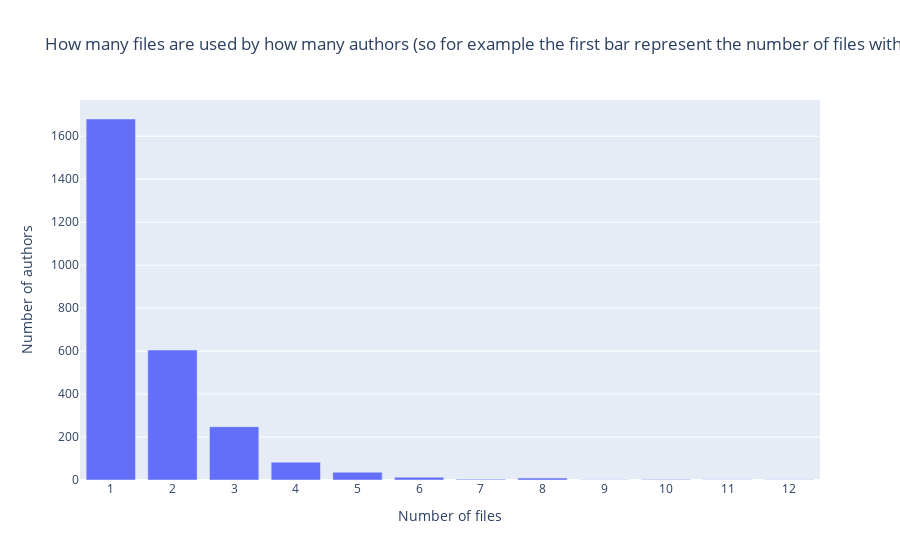
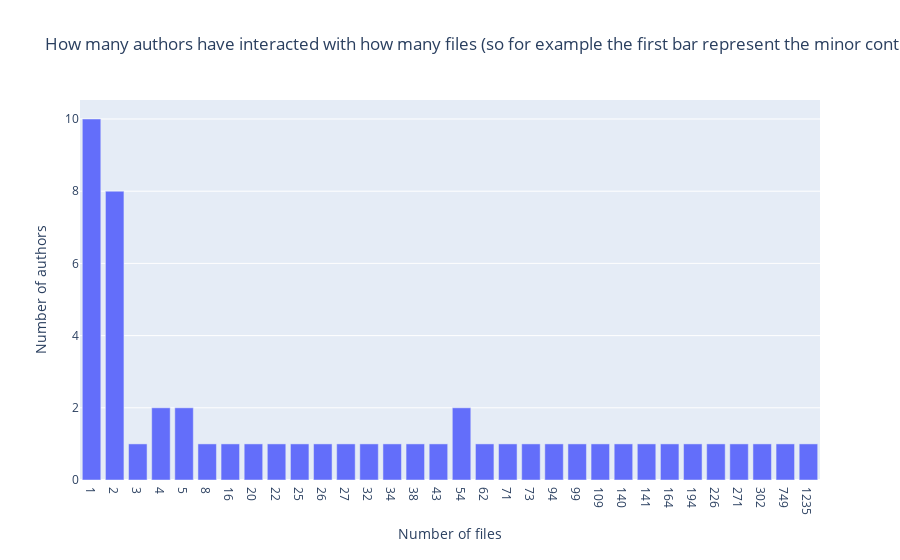

Here is the notebook cell these charts were saved with, in order:
### Code cell
def plot_interactive_bar_chart(dictionary, title, ylabel, xlabel, top_n=10):
    # Counting the occurrences in the dictionary
    counts = Counter(dictionary.values())

    # Sorting the counts dictionary by values in descending order
    sorted_counts = dict(sorted(counts.items(), key=lambda item: item[0]))

    # Getting the top n most common elements after sorting

    # Preparing data for plotting
    values = list(sorted_counts.keys())
    frequencies = list(sorted_counts.values())

    # Creating an interactive bar chart
    fig = px.bar(x=values, y=frequencies, labels={'x': xlabel, 'y': ylabel}, title=title)
    fig.update_layout(xaxis={'type':'category'})
    fig.show()



plot_interactive_bar_chart(files_dict, "How many files are used by how many authors (so for example the first bar represent the number of files with single author)", "Number of authors", "Number of files")
plot_interactive_bar_chart(authors_dict, "How many authors have interacted with how many files (so for example the first bar represent the minor contributors, i.e., the number of authors who own 1 file)", "Number of authors", "Number of files")

### Figure 1 — Plotly figure (JSON) as saved in the notebook; plotly's stock layout.template omitted (floating-point values rounded to 4 significant figures)
{"data": [{"alignmentgroup": "True", "hovertemplate": "Number of files=%{x}<br>Number of authors=%{y}<extra></extra>", "legendgroup": "", "marker": {"color": "#636efa", "pattern": {"shape": ""}}, "name": "", "offsetgroup": "", "orientation": "v", "showlegend": false, "textposition": "auto", "type": "bar", "x": [1, 2, 3, 4, 5, 6, 7, 8, 9, 10, 11, 12], "xaxis": "x", "y": [1680, 605, 248, 83, 36, 13, 4, 9, 1, 2, 1, 1], "yaxis": "y"}], "layout": {"barmode": "relative", "legend": {"tracegroupgap": 0}, "title": {"text": "How many files are used by how many authors (so for example the first bar represent the number of files with single author)"}, "xaxis": {"anchor": "y", "domain": [0, 1], "title": {"text": "Number of files"}, "type": "category"}, "yaxis": {"anchor": "x", "domain": [0, 1], "title": {"text": "Number of authors"}}}}

### Figure 2 — Plotly figure (JSON) as saved in the notebook; plotly's stock layout.template omitted (floating-point values rounded to 4 significant figures)
{"data": [{"alignmentgroup": "True", "hovertemplate": "Number of files=%{x}<br>Number of authors=%{y}<extra></extra>", "legendgroup": "", "marker": {"color": "#636efa", "pattern": {"shape": ""}}, "name": "", "offsetgroup": "", "orientation": "v", "showlegend": false, "textposition": "auto", "type": "bar", "x": [1, 2, 3, 4, 5, 8, 16, 20, 22, 25, 26, 27, 32, 34, 38, 43, 54, 62, 71, 73, 94, 99, 109, 140, 141, 164, 194, 226, 271, 302, 749, 1235], "xaxis": "x", "y": [10, 8, 1, 2, 2, 1, 1, 1, 1, 1, 1, 1, 1, 1, 1, 1, 2, 1, 1, 1, 1, 1, 1, 1, 1, 1, 1, 1, 1, 1, 1, 1], "yaxis": "y"}], "layout": {"barmode": "relative", "legend": {"tracegroupgap": 0}, "title": {"text": "How many authors have interacted with how many files (so for example the first bar represent the minor contributors, i.e., the number of authors who own 1 file)"}, "xaxis": {"anchor": "y", "domain": [0, 1], "title": {"text": "Number of files"}, "type": "category"}, "yaxis": {"anchor": "x", "domain": [0, 1], "title": {"text": "Number of authors"}}}}
